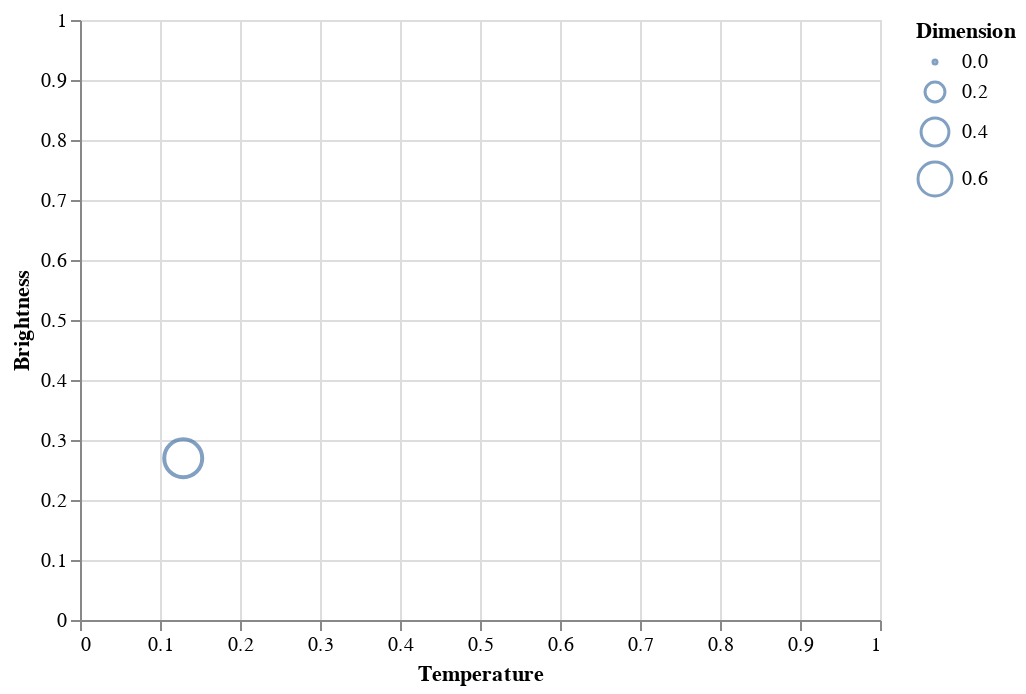

Source (notebook cell):
### Code cell
data = dataset[dataset['Spectral_Class'] == 'G']
data

alt.Chart(data).mark_point().encode( 
    
    x = alt.X('Temperature',
         scale = alt.Scale(domain = (min(dataset.Temperature), max(dataset.Temperature))),
         axis = alt.Axis(format='K', title='Temperature')
         ),
    
    y = alt.Y('L',
         scale = alt.Scale(domain = (min(dataset.L), max(dataset.L))),
         axis = alt.Axis(format='K', title='Brightness')
         ),
    
    size = alt.Size('R', legend = alt.Legend(title = 'Dimension'))
)

### Figure 1 — Vega-Lite specification as saved in the notebook (floating-point values rounded to 4 significant figures)
{"config": {"view": {"continuousWidth": 400, "continuousHeight": 300}}, "data": {"name": "data-a67b034673c0027f4dd8ba56e4bfd460"}, "mark": "point", "encoding": {"size": {"type": "quantitative", "field": "R", "legend": {"title": "Dimension"}}, "x": {"type": "quantitative", "axis": {"format": "K", "title": "Temperature"}, "field": "Temperature", "scale": {"domain": [0.0, 1.0]}}, "y": {"type": "quantitative", "axis": {"format": "K", "title": "Brightness"}, "field": "L", "scale": {"domain": [0.0, 1.0]}}}, "$schema": "https://vega.github.io/schema/vega-lite/v4.8.1.json", "datasets": {"data-a67b034673c0027f4dd8ba56e4bfd460": [{"Temperature": 0.129, "L": 0.2696, "R": 0.7529, "A_M": 0.05785, "Color": "Red", "Spectral_Class": "G", "Type": "Hyper Giants"}]}}
